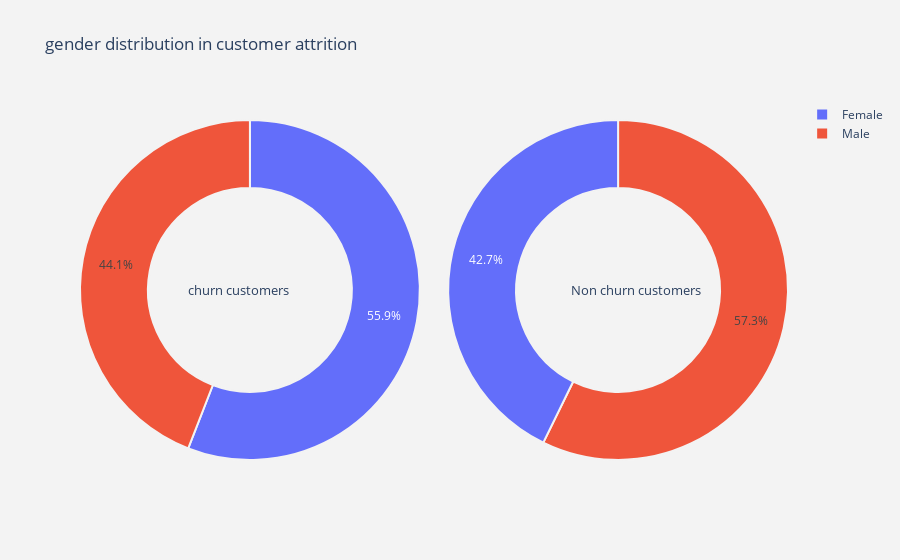

Here is the notebook cell this chart was saved with:
### Markdown cell above
The output above shows us that the among the churned customers those who are are geographycally located in Germay have a high rate of churn with $40\%$, followed by France with $39.8\%$ and Spain with $20.3\%$. For non chun customers France is leading with $52.8\%$, Spain with $25.9\%$ and Germany with $21.3\%$.

### Code cell
# Calling the function for plotting the pie plot for gender column
plot_pie(cat_cols[1])

### Figure 1 — Plotly figure (JSON) as saved in the notebook; plotly's stock layout.template omitted (floating-point values rounded to 4 significant figures)
{"data": [{"domain": {"x": [0, 0.48]}, "hole": 0.6, "hoverinfo": "label+percent+name", "labels": ["Female", "Male"], "marker": {"line": {"color": "rgb(243,243,243)", "width": 2}}, "name": "Churn Customers", "type": "pie", "values": [1139, 898]}, {"domain": {"x": [0.52, 1]}, "hole": 0.6, "hoverinfo": "label+percent+name", "labels": ["Male", "Female"], "marker": {"line": {"color": "rgb(243,243,243)", "width": 2}}, "name": "Non churn customers", "type": "pie", "values": [4559, 3404]}], "layout": {"annotations": [{"font": {"size": 13}, "showarrow": false, "text": "churn customers", "x": 0.15, "y": 0.5}, {"font": {"size": 13}, "showarrow": false, "text": "Non churn customers", "x": 0.88, "y": 0.5}], "paper_bgcolor": "rgb(243,243,243)", "plot_bgcolor": "rgb(243,243,243)", "title": {"text": "gender distribution in customer attrition "}}}
